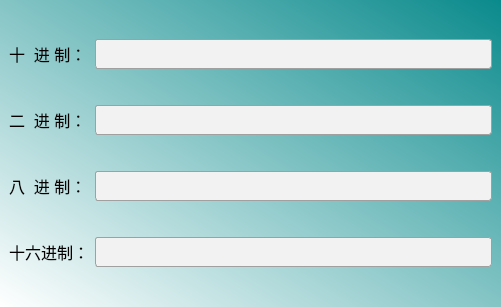
<?xml version="1.0" encoding="UTF-8"?>
<ui version="4.0">
 <class>InConTool</class>
 <widget class="QMainWindow" name="InConTool">
  <property name="geometry">
   <rect>
    <x>0</x>
    <y>0</y>
    <width>501</width>
    <height>307</height>
   </rect>
  </property>
  <property name="windowTitle">
   <string>进制转换工具</string>
  </property>
  <property name="windowIcon">
   <iconset resource="../resource.qrc">
    <normaloff>:/images/images/Logo.png</normaloff>:/images/images/Logo.png</iconset>
  </property>
  <property name="styleSheet">
   <string notr="true">* {
	outline: none;
}

QMainWindow {
	background: qlineargradient(spread:pad, x1:1, y1:0, x2:0, y2:1, stop:0 rgba(10, 138, 140, 255), stop:1 rgba(255, 255, 255, 255))
}
QLineEdit {
	border: 1px solid #A0A0A0; /* 边框宽度为1px，颜色为#A0A0A0 */
	border-radius: 3px; /* 边框圆角 */
	padding-left: 5px; /* 文本距离左边界有5px */
	background-color: #F2F2F2; /* 背景颜色 */
	color: #A0A0A0; /* 文本颜色 */
	selection-background-color: #A0A0A0; /* 选中文本的背景颜色 */
	selection-color: #F2F2F2; /* 选中文本的颜色 */
	font-family: &quot;Microsoft YaHei&quot;; /* 文本字体族 */
	font-size: 10pt; /* 文本字体大小 */
}

QLineEdit:hover { /* 鼠标悬浮在QLineEdit时的状态 */
	border: 1px solid #298DFF;
	border-radius: 3px;
	background-color: #F2F2F2;
	color: #298DFF;
	selection-background-color: #298DFF;
	selection-color: #F2F2F2;
}

QLineEdit[echoMode=&quot;2&quot;] { /* QLineEdit有输入掩码时的状态 */
	lineedit-password-character: 9679;
	lineedit-password-mask-delay: 2000;
}

QLineEdit:disabled { /* QLineEdit在禁用时的状态 */
	border: 1px solid #CDCDCD;
	background-color: #CDCDCD;
	color: #B4B4B4;
}

QLineEdit:read-only { /* QLineEdit在只读时的状态 */
	background-color: #CDCDCD;
	color: #F2F2F2;
}

QPushButton
{
	background-color: #e1eefa; /*背景色*/ 
	border-style: outset;
	border-width: 0px;
	border-radius:5px; /*边界圆滑*/
	font: bold 14px;
	color:black; /*字体颜色*/
	font-family:;
	font: 9pt &quot;宋体&quot;;
	padding: 5px;
}
 
QPushButton:hover
{
	background-color: #1E90FF;
}
 
QPushButton:pressed
{
	background-color: rgb(0, 150, 0); /*伪状态经过时背景色*/ 
	border-style: inset;
}
QPushButton:!enabled{
	background-color: rgb(188, 188, 188);
	border-style: inset;
}</string>
  </property>
  <widget class="QWidget" name="centralwidget">
   <layout class="QGridLayout" name="gridLayout">
    <item row="1" column="1">
     <widget class="QLineEdit" name="editBin">
      <property name="minimumSize">
       <size>
        <width>0</width>
        <height>30</height>
       </size>
      </property>
      <property name="font">
       <font>
        <family>Microsoft YaHei</family>
        <pointsize>10</pointsize>
       </font>
      </property>
     </widget>
    </item>
    <item row="3" column="0">
     <widget class="QLabel" name="label_6">
      <property name="font">
       <font>
        <pointsize>12</pointsize>
       </font>
      </property>
      <property name="text">
       <string>十六进制：</string>
      </property>
     </widget>
    </item>
    <item row="2" column="1">
     <widget class="QLineEdit" name="editOct">
      <property name="minimumSize">
       <size>
        <width>0</width>
        <height>30</height>
       </size>
      </property>
      <property name="font">
       <font>
        <family>Microsoft YaHei</family>
        <pointsize>10</pointsize>
       </font>
      </property>
     </widget>
    </item>
    <item row="0" column="1">
     <widget class="QLineEdit" name="editDec">
      <property name="minimumSize">
       <size>
        <width>0</width>
        <height>30</height>
       </size>
      </property>
      <property name="font">
       <font>
        <family>Microsoft YaHei</family>
        <pointsize>10</pointsize>
       </font>
      </property>
      <property name="maxLength">
       <number>10</number>
      </property>
     </widget>
    </item>
    <item row="1" column="0">
     <widget class="QLabel" name="label_5">
      <property name="font">
       <font>
        <pointsize>12</pointsize>
       </font>
      </property>
      <property name="text">
       <string>二  进 制：</string>
      </property>
     </widget>
    </item>
    <item row="3" column="1">
     <widget class="QLineEdit" name="editHex">
      <property name="minimumSize">
       <size>
        <width>0</width>
        <height>30</height>
       </size>
      </property>
      <property name="font">
       <font>
        <family>Microsoft YaHei</family>
        <pointsize>10</pointsize>
       </font>
      </property>
     </widget>
    </item>
    <item row="2" column="0">
     <widget class="QLabel" name="label_7">
      <property name="font">
       <font>
        <pointsize>12</pointsize>
       </font>
      </property>
      <property name="text">
       <string>八  进 制：</string>
      </property>
     </widget>
    </item>
    <item row="0" column="0">
     <widget class="QLabel" name="label_4">
      <property name="font">
       <font>
        <pointsize>12</pointsize>
       </font>
      </property>
      <property name="text">
       <string>十  进 制：</string>
      </property>
     </widget>
    </item>
   </layout>
  </widget>
 </widget>
 <resources>
  <include location="../resource.qrc"/>
 </resources>
 <connections/>
</ui>
